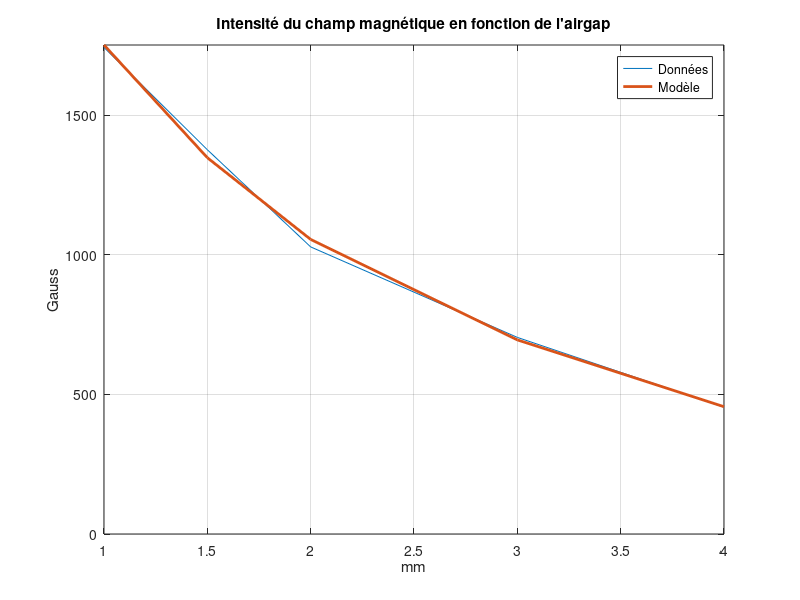
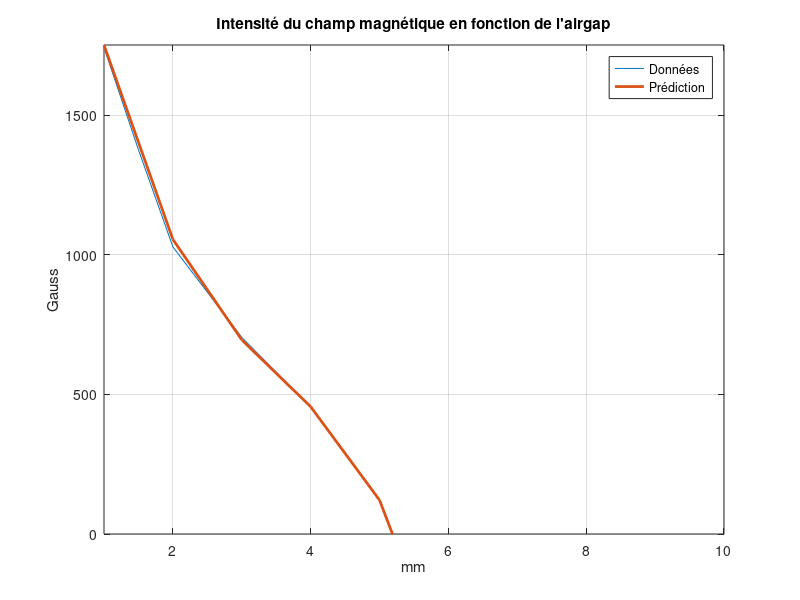

Reproduce these figures in MATLAB, in order.
clc; clear all; close all;
%Data récupérer de BP
datamm = [1.0 1.5	2.0	3.0	4.0];
datamm_2 = [1.0 2.0 3.0 4.0 5.0 6.0 7.0 8.0 9.0 10.0 11.0 12.0 13.0 14.0 15.0 16.0 17.0 18.0 19.0 20.0];
dataG = [1742 1376 1028 704 454];

degre_modele = 3;

p = polyfit(datamm,dataG,degre_modele);

figure(1)
predict = polyval(p, datamm)
plot(datamm,dataG,datamm,predict,'LineWidth',2)
xlim([1.0 4])
ylim([0 inf])
xlabel('mm')
ylabel("Gauss")
grid on
legend('Données','Modèle','location','northeast')
title("Intensité du champ magnétique en fonction de l'airgap")

figure(2);
predict = polyval(p, datamm_2)
plot(datamm,dataG,datamm_2,predict,'LineWidth',2)
xlim([1.0 10.0])
ylim([0 inf])
xlabel('mm')
ylabel("Gauss")
grid on
legend('Données','Prédiction','location','northeast')
title("Intensité du champ magnétique en fonction de l'airgap")